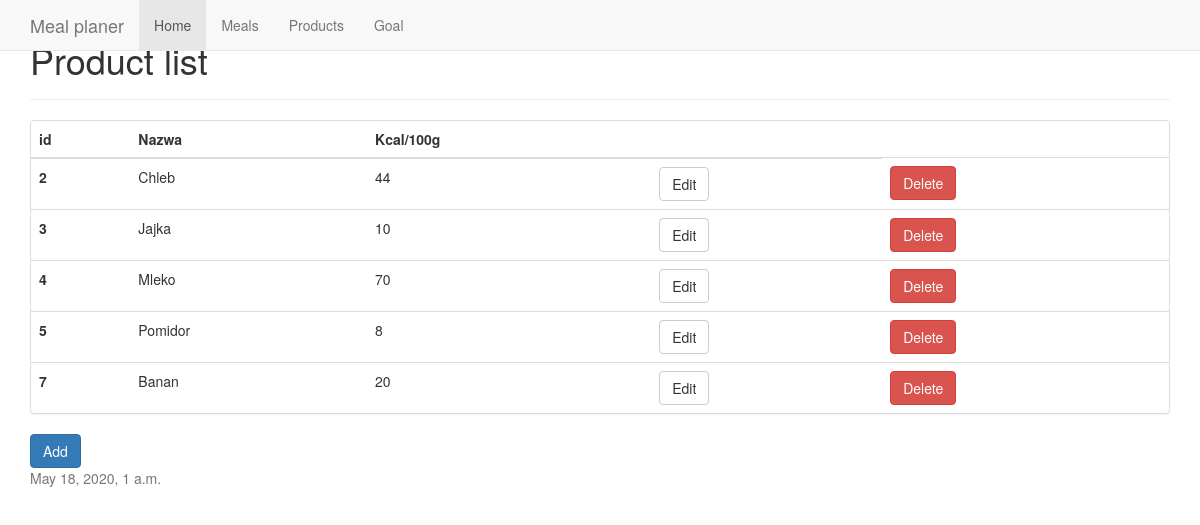
/products/, run on an earlier commit of the app's database.
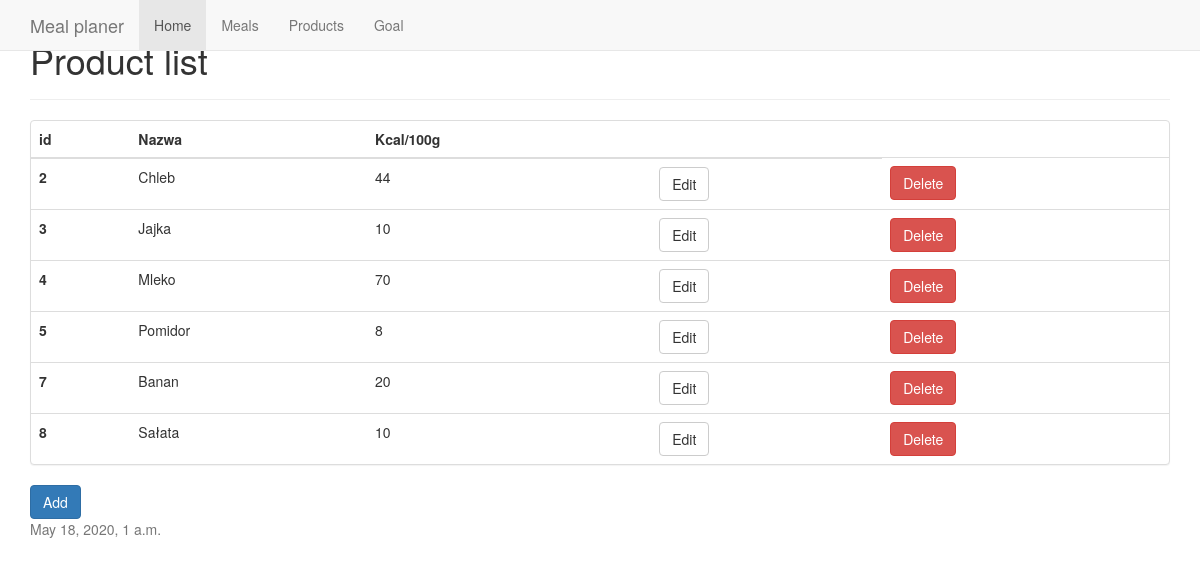
And on a later commit of the database.
### MealPlaner/models.py (models this page shows)
class Product(models.Model):
    id=models.AutoField(auto_created=True, primary_key=True)
    name=models.CharField(max_length=40)
    kcalPer100g=models.IntegerField()
    proteinsPer100g=models.FloatField()
    fiberPer100g=models.FloatField()
    fatPer100g=models.FloatField()

### MealPlaner/views.py (the view)
# urls.py: path('products/',products),
def products(request,pk='None'):
    populate_db()
    products=get_products()
    context = {
        'products':products,
        'current_date':datetime.now(),
        'title':'Product list',
    }
    return render(request, 'products.html', context)

### MealPlaner/views.py (called while the page is built)
def get_products():
    result=Product.objects.all()
    return result

def populate_db():
    if Product.objects.count()==0:
        Product(name='Jogurt',kcalPer100g=80,proteinsPer100g=0.2,fiberPer100g=0.1,fatPer100g=10).save()
        Product(name='Chleb',kcalPer100g=30,proteinsPer100g=0.2,fiberPer100g=1.1,fatPer100g=64).save()
        Product(name='Jajka',kcalPer100g=10,proteinsPer100g=0.3,fiberPer100g=0.1,fatPer100g=7).save()
        Product(name='Mleko',kcalPer100g=70,proteinsPer100g=5.2,fiberPer100g=3.1,fatPer100g=56).save()
        Product(name='Pomidor',kcalPer100g=8,proteinsPer100g=4.2,fiberPer100g=0.1,fatPer100g=4).save()

### MealPlaner/templates/products.html
{% extends 'base.html' %}
{% block content %}
    <div class="page-header">
        <h1>{{ title }}</h1>
    </div>
    <div class="row">
        <div class="col-md-12">
            <div class="panel panel-default">
                <table class="table">
                    <thead>
                    <tr>
                        <th>id</th>
                        <th>Nazwa</th>
                        <th>Kcal/100g</th>
                        <th></th>
                    </tr>
                    </thead>
                    <tbody>
                    {% for product in products %}
                        <tr>
                            <th scope="row">{{ product.id }}</th>
                            <td>{{ product.name }}</td>
                            <td>{{ product.kcalPer100g }}</td>
                            <td><a href="/products/{{ product.id }}">
                                <button type="button" class="btn btn-default">Edit</button>
                            </a></td>
                            <td><a href="/products/{{ product.id }}/delete">
                                <button type="button" class="btn btn-danger">Delete</button>
                            </a></td>
                        </tr>
                    {% endfor %}
                    </tbody>
                </table>
            </div>
            <a href="/products/new"><button type="button" class="btn btn-primary">Add</button></a>
        </div>
    </div>
{% endblock %}

What changed in the data, as far as the page shows it:
added Product: id "8", name "Sałata", kcalPer100g "10"
